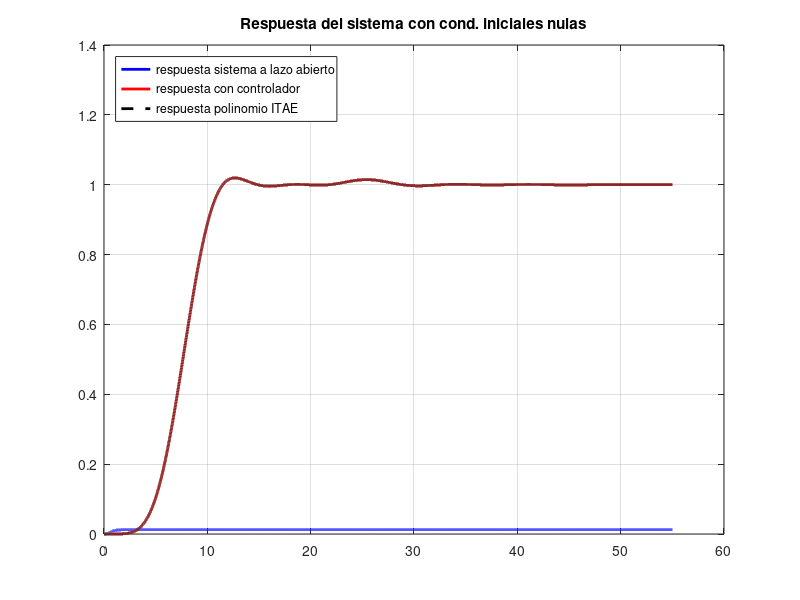

Here is the MATLAB script that generated this plot: (Note: this script raises an error after producing the figure.)
G=zpk(-7,[-3 -5 roots([1 10 74])' roots([1 20 81])'],160)
Gss=ss(G)
[A,B,C,D]=ssdata(Gss)
Aa=[A zeros(length(A),1); -C 0];
Ba=[B; 0];
Ca=[C 0];
Da=D;

w0=0.5;
P_ITAE = [1 2.15*w0 5.63*(w0)^2 6.93*(w0)^3 6.79*(w0)^4 3.74*(w0)^5 (w0)^6];
lamb_deseados=[roots(P_ITAE)' -7]

Ka=acker(Aa,Ba,lamb_deseados);

Acl=Aa-Ba*Ka
Bcl=[zeros(length(B),1); 1];
Ccl=Ca;
Dcl=Da;

Gss_cl=minreal(ss(Acl,Bcl,Ccl,Dcl))

t=0:0.001:55;
u=ones(length(t),1);
x0=[1 -2 3 2 -0.5 -1];%condiciones iniciales
x0=x0*.001
[y0,t,x_salida]=lsim(Gss,u,t);
[y0_cl,t,xcl_salida]=lsim(Gss_cl,u,t);
[y_itae,t,x_itae]=lsim(tf(w0^6,P_ITAE),u,t);

figure(1);
plot(t,y0,'b','LineWidth',2);
hold on; grid on;
plot(t,y0_cl,'r','LineWidth',2)
plot(t,y_itae,'--k','LineWidth',2);
legend('respuesta sistema a lazo abierto','respuesta con controlador','respuesta polinomio ITAE','Location','NorthWest');
title('Respuesta del sistema con cond. iniciales nulas');

[y_x0,t,x_x0]=lsim(Gss,u,t,x0);
[ycl_x0,t,xcl_x0]=lsim(Gss_cl,u,t,x0);

figure(2);
plot(t,y_x0,'b','LineWidth',2);
hold on; grid on;
plot(t,ycl_x0,'--k')
legend('respuesta sistema a lazo abierto','respuesta con controlador','Location','NorthWest');
title('Respuesta del sistema con cond. iniciales distintas de cero');


